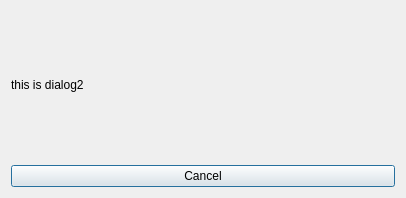
<?xml version="1.0" encoding="UTF-8"?>
<ui version="4.0">
 <class>Dialog2</class>
 <widget class="QDialog" name="Dialog2">
  <property name="geometry">
   <rect>
    <x>0</x>
    <y>0</y>
    <width>406</width>
    <height>198</height>
   </rect>
  </property>
  <property name="windowTitle">
   <string>Dialog</string>
  </property>
  <layout class="QVBoxLayout" name="verticalLayout">
   <item>
    <widget class="QLabel" name="label">
     <property name="text">
      <string>this is dialog2</string>
     </property>
    </widget>
   </item>
   <item>
    <widget class="QPushButton" name="btnCancel">
     <property name="text">
      <string>Cancel</string>
     </property>
    </widget>
   </item>
  </layout>
 </widget>
 <resources/>
 <connections/>
</ui>
